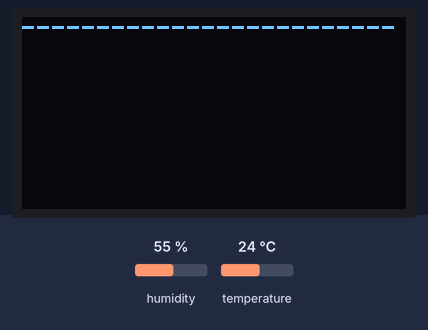
A program run on a simulated ESP32. On the bench: 128×64 one-colour display. The inputs (shaded band) are chosen by the test bench; at power-on: humidity 55 %, temperature 24 °C. WiFi joins after 1.5 s; servers stay silent unless stated; uploads are accepted with an empty reply; what the program prints to the serial monitor is not drawn. At 11.3 s the program puts the board to deep sleep or switches it off; the recording ends there.

Above: at 0.7 s.
At 1.2 s:
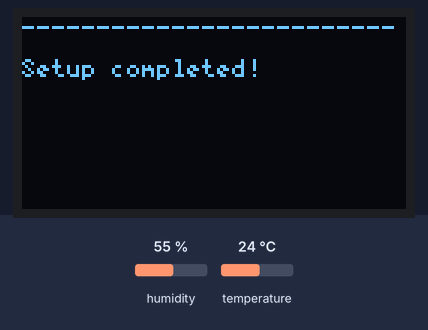
At 3.4 s:
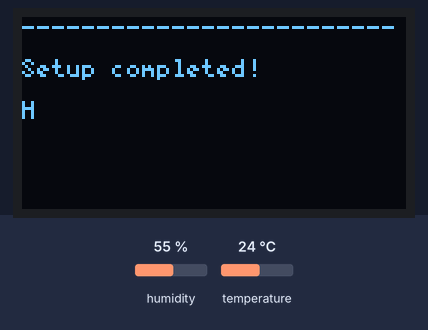
At 4.3 s:
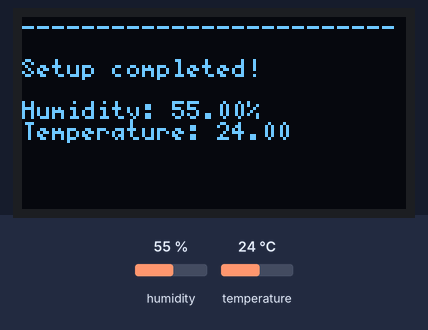
At 7.65 s:
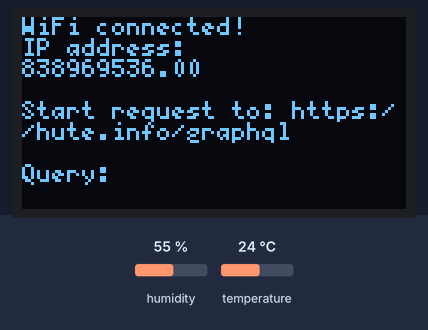
At 11.01 s:
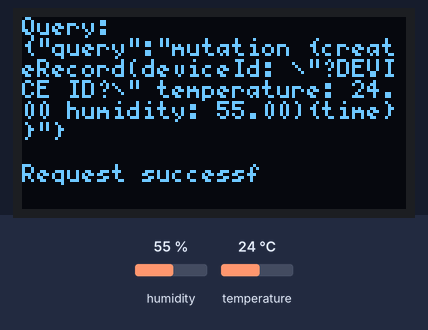

Measured:
- what the display in image 1 shows lasts 2.2 s, from 1.1 s to 3.3 s

The program:

main.cpp
```cpp
#include <Arduino.h>
#include "DHT.h"
#include "WiFi.h"
#include <HTTPClient.h>
#include <U8g2lib.h>

#define DHTPIN 2
#define DHTTYPE DHT22
#define DELAY_IN_S 30
#define IS_OLED false

#define U8LOG_WIDTH 25
#define U8LOG_HEIGHT 8

U8G2_SH1106_128X64_NONAME_F_HW_I2C u8g2(U8G2_R0, /* reset=*/ U8X8_PIN_NONE);
// u8g2_uint_t offset;
// u8g2_uint_t width;

uint8_t u8log_buffer[U8LOG_WIDTH * U8LOG_HEIGHT];
U8G2LOG u8g2log;

DHT dht(DHTPIN, DHTTYPE);
HTTPClient http;

const char *ssid = "?YOUR WLAN NAME?";
const char *password = "?YOUR WLAN PASSWORD?";
const char *serverUrl = "https://hute.info/graphql";
const char *deviceId = "?DEVICE ID?";
const char *root_ca =
    "-----BEGIN CERTIFICATE-----\n"
    "MIIDSjCCAjKgAwIBAgIQRK+wgNajJ7qJMDmGLvhAazANBgkqhkiG9w0BAQUFADA/\n"
    "MSQwIgYDVQQKExtEaWdpdGFsIFNpZ25hdHVyZSBUcnVzdCBDby4xFzAVBgNVBAMT\n"
    "DkRTVCBSb290IENBIFgzMB4XDTAwMDkzMDIxMTIxOVoXDTIxMDkzMDE0MDExNVow\n"
    "PzEkMCIGA1UEChMbRGlnaXRhbCBTaWduYXR1cmUgVHJ1c3QgQ28uMRcwFQYDVQQD\n"
    "Ew5EU1QgUm9vdCBDQSBYMzCCASIwDQYJKoZIhvcNAQEBBQADggEPADCCAQoCggEB\n"
    "AN+v6ZdQCINXtMxiZfaQguzH0yxrMMpb7NnDfcdAwRgUi+DoM3ZJKuM/IUmTrE4O\n"
    "rz5Iy2Xu/NMhD2XSKtkyj4zl93ewEnu1lcCJo6m67XMuegwGMoOifooUMM0RoOEq\n"
    "OLl5CjH9UL2AZd+3UWODyOKIYepLYYHsUmu5ouJLGiifSKOeDNoJjj4XLh7dIN9b\n"
    "xiqKqy69cK3FCxolkHRyxXtqqzTWMIn/5WgTe1QLyNau7Fqckh49ZLOMxt+/yUFw\n"
    "7BZy1SbsOFU5Q9D8/RhcQPGX69Wam40dutolucbY38EVAjqr2m7xPi71XAicPNaD\n"
    "aeQQmxkqtilX4+U9m5/wAl0CAwEAAaNCMEAwDwYDVR0TAQH/BAUwAwEB/zAOBgNV\n"
    "HQ8BAf8EBAMCAQYwHQYDVR0OBBYEFMSnsaR7LHH62+FLkHX/xBVghYkQMA0GCSqG\n"
    "SIb3DQEBBQUAA4IBAQCjGiybFwBcqR7uKGY3Or+Dxz9LwwmglSBd49lZRNI+DT69\n"
    "ikugdB/OEIKcdBodfpga3csTS7MgROSR6cz8faXbauX+5v3gTt23ADq1cEmv8uXr\n"
    "AvHRAosZy5Q6XkjEGB5YGV8eAlrwDPGxrancWYaLbumR9YbK+rlmM6pZW87ipxZz\n"
    "R8srzJmwN0jP41ZL9c8PDHIyh8bwRLtTcm1D9SZImlJnt1ir/md2cXjbDaJWFBM5\n"
    "JDGFoqgCWjBH4d1QB7wCCZAA62RjYJsWvIjJEubSfZGL+T0yjWW06XyxV3bqxbYo\n"
    "Ob8VZRzI9neWagqNdwvYkQsEjgfbKbYK7p2CNTUQ\n"
    "-----END CERTIFICATE-----\n";

void print(String text) {
  u8g2log.print(text);
  Serial.print(text);
}
void print(float text) {
  u8g2log.print(text);
  Serial.print(text);
}

void setup() {
  Serial.begin(9600);
  delay(10);
  u8g2.begin();
  u8g2.setFont(u8g2_font_5x7_tr);
  u8g2log.begin(u8g2, U8LOG_WIDTH, U8LOG_HEIGHT, u8log_buffer);
  u8g2log.setLineHeightOffset(0);
  u8g2log.setRedrawMode(1);

  print("------------------------- \n");

  esp_sleep_enable_timer_wakeup(DELAY_IN_S * 1e6);
  WiFi.begin(ssid, password);
  dht.begin();
  print("Setup completed! \n\n");
}

void loop() {
  delay(2000);

  float humidity = dht.readHumidity();
  float temperature = dht.readTemperature();

  if(isnan(humidity) || isnan(temperature)) {
    print(F("Failed to read from DHT sensor\n"));
  } else {
    print(F("Humidity: "));
    print(humidity);
    print(F("%\n"));
    print(F("Temperature: "));
    print(temperature);
    print(F("°C\n"));


    print("Connecting to: ");
    print(ssid);
    print("\n");

    while (WiFi.status() != WL_CONNECTED) {
      WiFi.begin(ssid, password);
      delay(1000);
      print(".");
    }
    print("WiFi connected! \n");
    print("IP address: \n");
    print(WiFi.localIP());
    print("\n");
    WiFi.mode(WIFI_STA);

    print("\n");

    print("Start request to: ");
    print(serverUrl);
    print("\n");
    http.begin(serverUrl);

    http.addHeader("Content-Type", "application/json");
    http.addHeader("Accept", "application/json");
    http.addHeader("Connection", "keep-alive");
    http.addHeader("Origin", "Origin: https://hute.info");

    char query [256]; // how do we know the buffer size we need?
    sprintf(query, "{\"query\":\"mutation {createRecord(deviceId: \\\"%s\\\" temperature: %.2f humidity: %.2f){time}}\"}", deviceId, temperature, humidity);

    print("\n");
    print("Query: \n");
    print(query);
    print("\n\n");

    int statusCode = http.POST(query);

    if (statusCode == HTTP_CODE_OK) {
      print("Request successfull!\n");
      String payload = http.getString();
      print(payload);
    } else {
      print("Cannot send data, status code:");
      print(statusCode);
    }

    http.end();
    WiFi.disconnect();
  }

  print("\n");
  print("=> SLEEP!\n");
  esp_deep_sleep_start();
}
```
